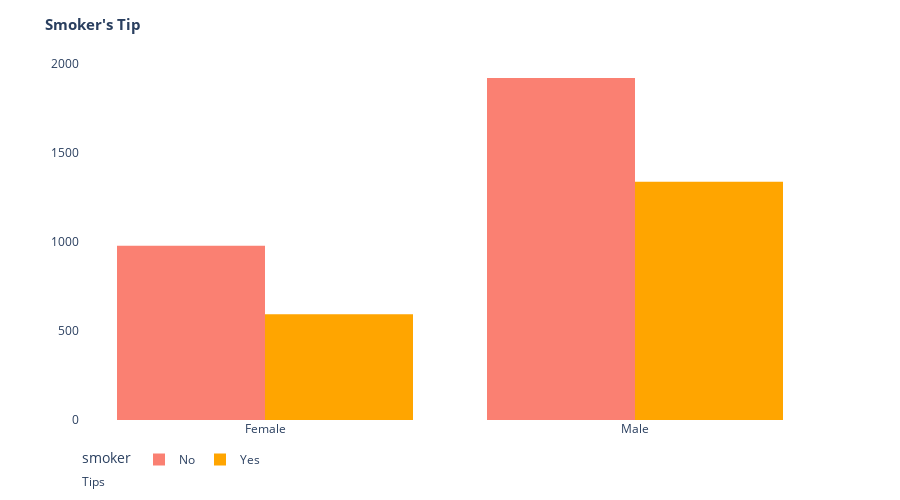

The cell this chart's notebook holds for it:
### Code cell
viz.group_bar_plot(df_group_bar, x='sex', y='total_bill', color_column='smoker',
                   title="<b>Smoker's Tip<b>", data_source='Tips')

### Figure 1 — Plotly figure (JSON) as saved in the notebook; plotly's stock layout.template omitted (floating-point values rounded to 4 significant figures; data arrays with more than 128 entries replaced by an {"elided": "..."} marker saying what was removed)
{"data": [{"alignmentgroup": "True", "bingroup": "x", "histfunc": "sum", "hovertemplate": "smoker=No<br>sex=%{x}<br>sum of total_bill=%{y}<extra></extra>", "legendgroup": "No", "marker": {"color": "salmon", "pattern": {"shape": ""}}, "name": "No", "offsetgroup": "No", "orientation": "v", "showlegend": true, "type": "histogram", "x": {"elided": "151 str values"}, "xaxis": "x", "y": {"elided": "151 float values"}, "yaxis": "y"}, {"alignmentgroup": "True", "bingroup": "x", "histfunc": "sum", "hovertemplate": "smoker=Yes<br>sex=%{x}<br>sum of total_bill=%{y}<extra></extra>", "legendgroup": "Yes", "marker": {"color": "orange", "pattern": {"shape": ""}}, "name": "Yes", "offsetgroup": "Yes", "orientation": "v", "showlegend": true, "type": "histogram", "x": ["Male", "Male", "Male", "Male", "Male", "Male", "Female", "Male", "Female", "Female", "Male", "Male", "Male", "Male", "Female", "Female", "Male", "Male", "Male", "Male", "Female", "Female", "Female", "Female", "Male", "Male", "Male", "Female", "Male", "Female", "Female", "Female", "Male", "Male", "Male", "Male", "Male", "Male", "Male", "Male", "Female", "Male", "Male", "Male", "Male", "Male", "Male", "Female", "Male", "Female", "Male", "Male", "Female", "Male", "Male", "Male", "Male", "Female", "Female", "Male", "Male", "Female", "Female", "Female", "Male", "Female", "Male", "Male", "Male", "Female", "Male", "Male", "Female", "Female", "Female", "Male", "Male", "Male", "Female", "Male", "Female", "Male", "Male", "Female", "Female", "Female", "Male", "Male", "Male", "Male", "Male", "Female", "Male"], "xaxis": "x", "y": [38.01, 11.24, 20.29, 13.81, 11.02, 18.29, 3.07, 15.01, 26.86, 25.28, 17.92, 19.44, 32.68, 28.97, 5.75, 16.32, 40.17, 27.28, 12.03, 21.01, 11.35, 15.38, 44.3, 22.42, 15.36, 20.49, 25.21, 14.31, 16, 17.51, 10.59, 10.63, 50.81, 15.81, 7.25, 31.85, 16.82, 32.9, 17.89, 14.48, 9.6, 34.63, 34.65, 23.33, 45.35, 23.17, 40.55, 20.9, 30.46, 18.15, 23.1, 15.69, 19.81, 28.44, 15.48, 16.58, 10.34, 43.11, 13, 13.51, 18.71, 12.74, 13, 16.4, 20.53, 16.47, 26.59, 38.73, 24.27, 12.76, 30.06, 25.89, 13.27, 28.17, 12.9, 28.15, 11.59, 7.74, 30.14, 12.16, 13.42, 8.58, 13.42, 16.27, 10.09, 22.12, 24.01, 15.69, 15.53, 12.6, 32.83, 27.18, 22.67], "yaxis": "y"}], "layout": {"annotations": [{"showarrow": false, "text": "Tips", "x": 0, "xref": "paper", "y": -0.2, "yref": "paper"}], "autosize": true, "barmode": "group", "height": 500, "legend": {"orientation": "h", "title": {"text": "smoker"}, "tracegroupgap": 0, "x": 0, "xanchor": "left", "y": -0.15, "yanchor": "bottom"}, "margin": {"t": 60}, "paper_bgcolor": "rgba(0,0,0,0)", "plot_bgcolor": "rgba(0,0,0,0)", "title": {"font": {"size": 15}, "text": "<b>Smoker's Tip<b>"}, "xaxis": {"anchor": "y", "domain": [0, 1], "title": {}}, "yaxis": {"anchor": "x", "domain": [0, 1], "title": {}}}}
